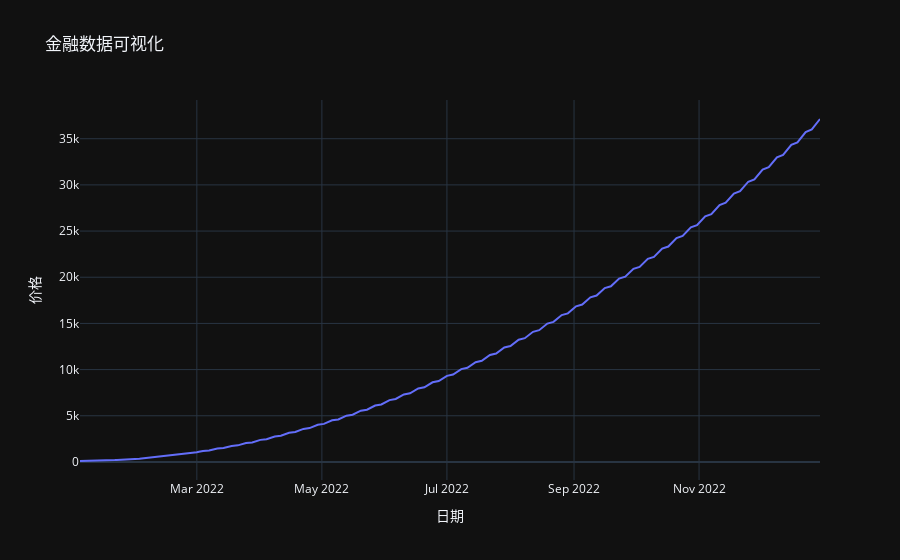

The cell this chart's notebook holds for it:
### Markdown cell above
## 金融数据可视化案例

下面是一个金融时间序列数据可视化案例：

### Code cell
# 模拟生成金融时间序列数据
date_rng = pd.date_range(start='2022-01-01', end='2022-12-31', freq='B')
data = pd.DataFrame(date_rng, columns=['date'])
data['price'] = 100 + (pd.Series(range(len(date_rng))) + pd.Series(range(len(date_rng))) * 0.1).cumsum()
data['returns'] = data['price'].pct_change()

# 创建 Figure
fig = go.Figure()

# 基础绘图 - 价格走势
fig.add_trace(go.Scatter(x=data['date'], y=data['price'], mode='lines', name='Price'))

# 交互性 - 添加悬停信息
fig.update_traces(hoverinfo='x+y', line=dict(width=2))

# 添加布局信息
fig.update_layout(
    title='金融数据可视化',
    xaxis_title='日期',
    yaxis_title='价格',
    template='plotly_dark'  # 使用暗色主题
)

# 显示图表
fig.show()

### Figure 1 — Plotly figure (JSON) as saved in the notebook; plotly's stock layout.template omitted (floating-point values rounded to 4 significant figures; data arrays with more than 128 entries replaced by an {"elided": "..."} marker saying what was removed)
{"data": [{"hoverinfo": "x+y", "line": {"width": 2}, "mode": "lines", "name": "Price", "type": "scatter", "x": {"elided": "260 str values"}, "y": {"elided": "260 float values"}}], "layout": {"title": {"text": "金融数据可视化"}, "xaxis": {"title": {"text": "日期"}}, "yaxis": {"title": {"text": "价格"}}}}
